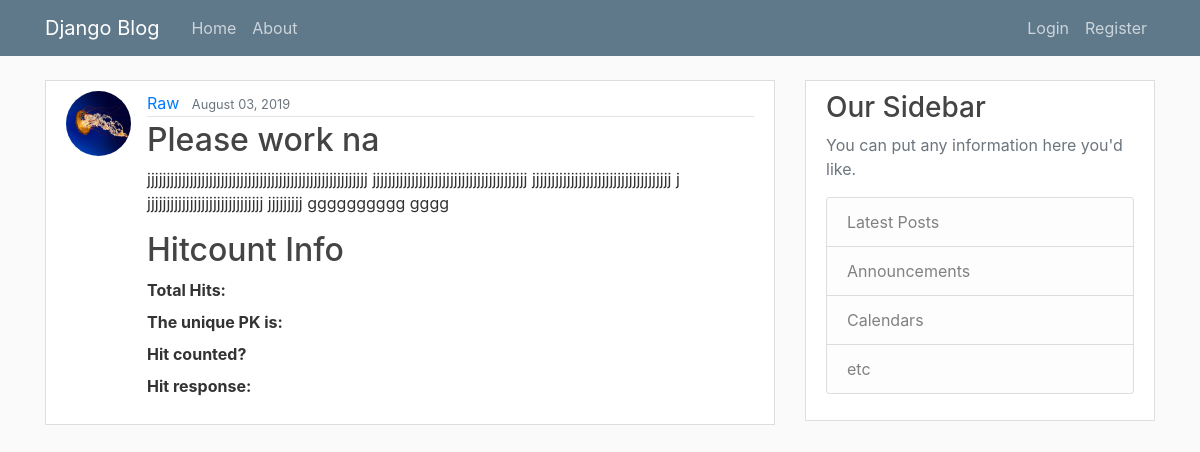
/post/16/, run on the app's committed database.
### blog/models.py (models this page shows, shortened)
@python_2_unicode_compatible
class Post(models.Model, HitCountMixin):
    tittle = models.CharField(max_length=100)
    content = models.TextField()
    date_posted = models.DateTimeField(default=timezone.now)
    author = models.ForeignKey(User, on_delete=models.CASCADE)
    hit_count_generic = GenericRelation(
        HitCount, object_id_field='object_pk',
        related_query_name='hit_count_generic_relation')

### users/models.py (models this page shows, shortened)
class Profile(models.Model):
	user = models.OneToOneField(User, on_delete=models.CASCADE)
	image = models.ImageField(default='default.jpg', upload_to='profile_pics')

### blog/views.py (the view)
# urls.py: path('post/<int:pk>/', PostDetailView.as_view(), name='post-detail'),
class PostDetailView(PostMixinDetailView, HitCountDetailView):
    pass

### blog/templates/blog/post_detail.html (shortened to what this page needs)
{% extends "blog/base.html" %}
{% block content %}
  <article class="media content-section">
    <img class="rounded-circle article-img" src="{{ object.author.profile.image.url }}">
    <div class="media-body">
      <div class="article-metadata">
        <a class="mr-2" href="{% url 'user-posts' object.author.username %}">{{ object.author }}</a>
        <small class="text-muted">{{ object.date_posted|date:"F d, Y" }}</small>
      </div>
      <h2 class="article-title">{{ object.tittle }}</h2>
      <p class="article-content">{{ object.content }}</p>
      <h2>Hitcount Info</h2>
    <dl class="dl-horizontal">
      <dt>Total Hits:</dt>
      <dt>The unique PK is:</dt>
      <dt>Hit counted?</dt>
      <dt>Hit response:</dt>
    </dl>
    </div>
  </article>
{% endblock content %}

### blog/static/blog/main.css (style rules this page uses)
body { background: #fafafa; color: #333333; margin-top: 5rem; }
h1, h2, h3, h4, h5, h6 { color: #444444; }
.content-section { background: #ffffff; padding: 10px 20px; border: 1px solid #dddddd; border-radius: px; margin-bottom: 20px; }
.article-title { color: #444444; }
.article-content { white-space: pre-line; }
.article-img { height: 65px; width: 65px; margin-right: 16px; }
.article-metadata { padding-bottom: 1px; margin-bottom: 4px; border-bottom: 1px solid #e3e3e3 }

### data on the page
Post: author.profile.image (placeholder picture), author "Raw", date_posted "August 03, 2019", tittle "Please work na", content "jjjjjjjjjjjjjjjjjjjjjjjjjjjjjjjjjjjjjjjjjjjjjjjjjjjjjjjjj jjjjjjjjjjjjjjjjjjjjjjjjjjjjjjjjjjjjjjjj jjjjjjjjjjjjjjjjjjjjjjjjjjjjjjjjjjjj j jjjjjjjjjjjjjjjjjjjjjjjjjjjjjj jjjjjjjjj gggggggggg gggg"
